Frame 1 (no input): blank canvas, image omitted
Frame 60 (no input): blank canvas, image omitted
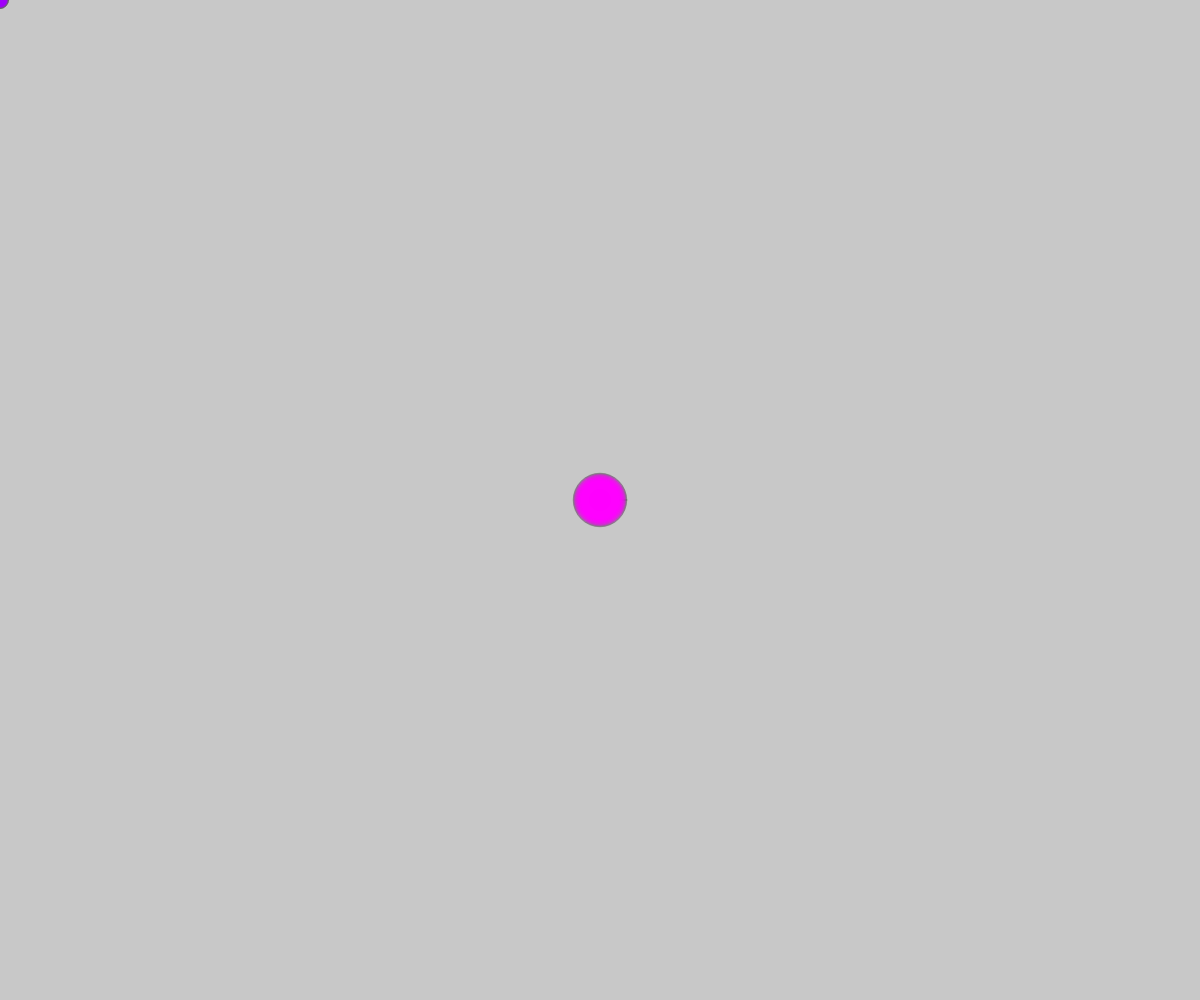
Frame 120 (the mouse pressed at the canvas centre since frame 60)

The p5.js sketch whose frames 1 and 60 were blank and that drew this single picture after the mouse press (run headless with seeded random() and noise() and a simulated clock; from frame 60 on, the mouse is pressed at the canvas centre):

// p5.js sketch
// ── sketch.js
// we've seen how to use the mouse to control various things
// let's now use the mouse to just DRAW stuff on the screen

let col = 100;
let i = 0;
function setup() {

  createCanvas(windowWidth, windowHeight);
  background(200); // because we want the draw results to stay on the screen
                  // we do;n't want to redraw the background on every frame in draw

  angleMode(DEGREES); // needed to work nicely for the trig function below
}

function draw(){

    let xPos = mouseX; // using variables allows to separate the position logic from the shape function
    let yPos = mouseY;

    // styles
    stroke(100); // sets the border around the cirles
    strokeWeight(.5); // makes the border really thin
    fill(col, 0, 255, 50); // sets the color with the R value as dynamic

    ellipse(xPos, yPos, col/10); // here we vary the size of the ellipse using the mouse position variables
    // ellipse(mouseX, mouseY, col/10); // we could also have done this without the variables - same result


    col = col + (col * sin(i)/50); // here we're using the same kind of trig function we used in "7_color_cycle_more_improved"

    i++; // increments the value use to generate the sin values

}
